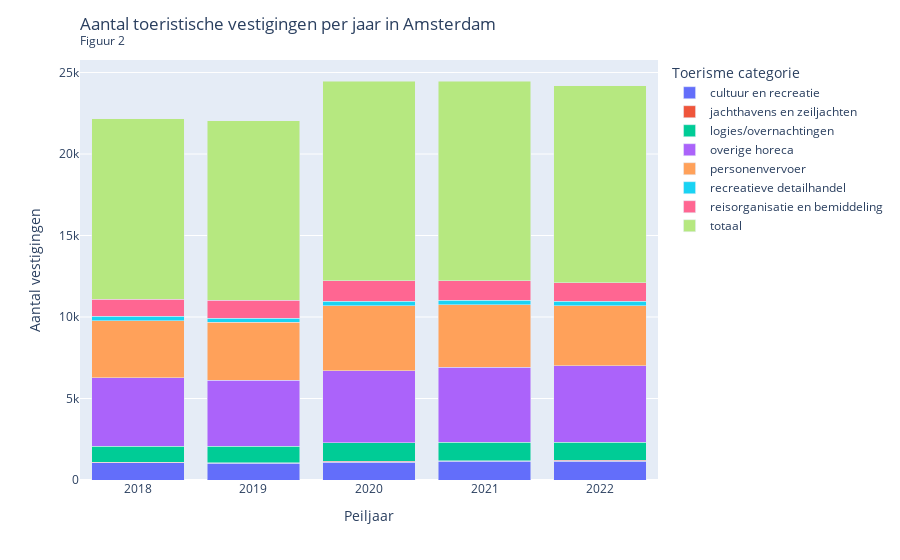

Notebook source saved alongside this figure:
### Markdown cell above
Voor de volgende twee figuren richten we ons op de periode 2018-2022, omdat de OIS sinds 2022 een nieuwe rekenmethode hanteert om het aantal banen en vestigingen te bepalen (Data Amsterdam, 2023). Hierdoor is er een trendbreuk met eerdere jaartallen aangezien alleen voor de periode 2018-2022 deze nieuwe rekenmethode is gehanteerd. Wij hebben daarom gekozen om naar een minder grote periode te kijken dan in de figuur hiervoor, omdat we zo met de meest recente data berekenen maken.

De populariteit van Amsterdam zorgt voor veel werkgelegenheid in de stad in de toeristische sector. Zoals te zien in figuur 2 besteden toeristen hun tijd in Amsterdam aan allerlei activiteiten: deze figuur geeft een beeld van de hoeveelheid toeristische vestigingen die in Amsterdam te vinden zijn. Tussen 2019 en 2020 is er een grote groei te zien, waarschijnlijk als gevolg van de toen nog sterke toenname aan toeristen. Vanaf 2020 is er elk jaar een lichte daling, aannamelijk is dit een gevolg van de coronacrisis die in Nederland begon in het begin van 2020 (RIVM, 2023).

De grootste toeristische vestigingen zijn die van de 'overige horeca' en die van de 'personenvervoer'.
Het aantal vestigingen voor logies en overnachtingen en horecagelegenheden zijn meest gestegen : horecagelegenheden zijn tussen 2018 en 2022 met 10.8% gestegen en vestingen voor logies en overnachtingen met 9.7%. In totaal was er stijging tussen 2018 en 2022 in toeristische vestigingen van 9.2%.

### Code cell
#GRAFIEK2
#bron = excel toerisme sheet x

toerisme_aantallen_per_jaar = toerisme.groupby(['peiljaar', 'toerisme_omschrijving'])['vestigingen_totaal'].sum().reset_index()
fig2 = px.bar(toerisme_aantallen_per_jaar, x='peiljaar', y = 'vestigingen_totaal', color = 'toerisme_omschrijving', barmode = 'stack')
fig2.update_layout(
    xaxis_title='Peiljaar',
    yaxis_title='Aantal vestigingen',
    title=go.layout.Title(
        text='Aantal toeristische vestigingen per jaar in Amsterdam <br><sup>Figuur 2</sup>',
        xref="paper",
        x=0),
    legend_title = 'Toerisme categorie'
)

fig2.show()

### Figure 1 — Plotly figure (JSON) as saved in the notebook; plotly's stock layout.template omitted (floating-point values rounded to 4 significant figures)
{"data": [{"alignmentgroup": "True", "hovertemplate": "toerisme_omschrijving=cultuur en recreatie<br>peiljaar=%{x}<br>vestigingen_totaal=%{y}<extra></extra>", "legendgroup": "cultuur en recreatie", "marker": {"color": "#636efa", "pattern": {"shape": ""}}, "name": "cultuur en recreatie", "offsetgroup": "cultuur en recreatie", "orientation": "v", "showlegend": true, "textposition": "auto", "type": "bar", "x": [2018, 2019, 2020, 2021, 2022], "xaxis": "x", "y": [1055, 1020, 1100, 1140, 1165], "yaxis": "y"}, {"alignmentgroup": "True", "hovertemplate": "toerisme_omschrijving=jachthavens en zeiljachten<br>peiljaar=%{x}<br>vestigingen_totaal=%{y}<extra></extra>", "legendgroup": "jachthavens en zeiljachten", "marker": {"color": "#EF553B", "pattern": {"shape": ""}}, "name": "jachthavens en zeiljachten", "offsetgroup": "jachthavens en zeiljachten", "orientation": "v", "showlegend": true, "textposition": "auto", "type": "bar", "x": [2018, 2019, 2020, 2021, 2022], "xaxis": "x", "y": [40, 45, 55, 50, 55], "yaxis": "y"}, {"alignmentgroup": "True", "hovertemplate": "toerisme_omschrijving=logies/overnachtingen<br>peiljaar=%{x}<br>vestigingen_totaal=%{y}<extra></extra>", "legendgroup": "logies/overnachtingen", "marker": {"color": "#00cc96", "pattern": {"shape": ""}}, "name": "logies/overnachtingen", "offsetgroup": "logies/overnachtingen", "orientation": "v", "showlegend": true, "textposition": "auto", "type": "bar", "x": [2018, 2019, 2020, 2021, 2022], "xaxis": "x", "y": [980, 1015, 1135, 1135, 1085], "yaxis": "y"}, {"alignmentgroup": "True", "hovertemplate": "toerisme_omschrijving=overige horeca<br>peiljaar=%{x}<br>vestigingen_totaal=%{y}<extra></extra>", "legendgroup": "overige horeca", "marker": {"color": "#ab63fa", "pattern": {"shape": ""}}, "name": "overige horeca", "offsetgroup": "overige horeca", "orientation": "v", "showlegend": true, "textposition": "auto", "type": "bar", "x": [2018, 2019, 2020, 2021, 2022], "xaxis": "x", "y": [4190, 4025, 4410, 4595, 4695], "yaxis": "y"}, {"alignmentgroup": "True", "hovertemplate": "toerisme_omschrijving=personenvervoer<br>peiljaar=%{x}<br>vestigingen_totaal=%{y}<extra></extra>", "legendgroup": "personenvervoer", "marker": {"color": "#FFA15A", "pattern": {"shape": ""}}, "name": "personenvervoer", "offsetgroup": "personenvervoer", "orientation": "v", "showlegend": true, "textposition": "auto", "type": "bar", "x": [2018, 2019, 2020, 2021, 2022], "xaxis": "x", "y": [3500, 3565, 4000, 3845, 3700], "yaxis": "y"}, {"alignmentgroup": "True", "hovertemplate": "toerisme_omschrijving=recreatieve detailhandel<br>peiljaar=%{x}<br>vestigingen_totaal=%{y}<extra></extra>", "legendgroup": "recreatieve detailhandel", "marker": {"color": "#19d3f3", "pattern": {"shape": ""}}, "name": "recreatieve detailhandel", "offsetgroup": "recreatieve detailhandel", "orientation": "v", "showlegend": true, "textposition": "auto", "type": "bar", "x": [2018, 2019, 2020, 2021, 2022], "xaxis": "x", "y": [270, 250, 275, 270, 280], "yaxis": "y"}, {"alignmentgroup": "True", "hovertemplate": "toerisme_omschrijving=reisorganisatie en bemiddeling<br>peiljaar=%{x}<br>vestigingen_totaal=%{y}<extra></extra>", "legendgroup": "reisorganisatie en bemiddeling", "marker": {"color": "#FF6692", "pattern": {"shape": ""}}, "name": "reisorganisatie en bemiddeling", "offsetgroup": "reisorganisatie en bemiddeling", "orientation": "v", "showlegend": true, "textposition": "auto", "type": "bar", "x": [2018, 2019, 2020, 2021, 2022], "xaxis": "x", "y": [1045, 1100, 1250, 1205, 1115], "yaxis": "y"}, {"alignmentgroup": "True", "hovertemplate": "toerisme_omschrijving=totaal<br>peiljaar=%{x}<br>vestigingen_totaal=%{y}<extra></extra>", "legendgroup": "totaal", "marker": {"color": "#B6E880", "pattern": {"shape": ""}}, "name": "totaal", "offsetgroup": "totaal", "orientation": "v", "showlegend": true, "textposition": "auto", "type": "bar", "x": [2018, 2019, 2020, 2021, 2022], "xaxis": "x", "y": [11080, 11025, 12225, 12240, 12090], "yaxis": "y"}], "layout": {"barmode": "stack", "legend": {"title": {"text": "Toerisme categorie"}, "tracegroupgap": 0}, "margin": {"t": 60}, "title": {"text": "Aantal toeristische vestigingen per jaar in Amsterdam <br><sup>Figuur 2</sup>", "x": 0, "xref": "paper"}, "xaxis": {"anchor": "y", "domain": [0, 1], "title": {"text": "Peiljaar"}}, "yaxis": {"anchor": "x", "domain": [0, 1], "title": {"text": "Aantal vestigingen"}}}}
